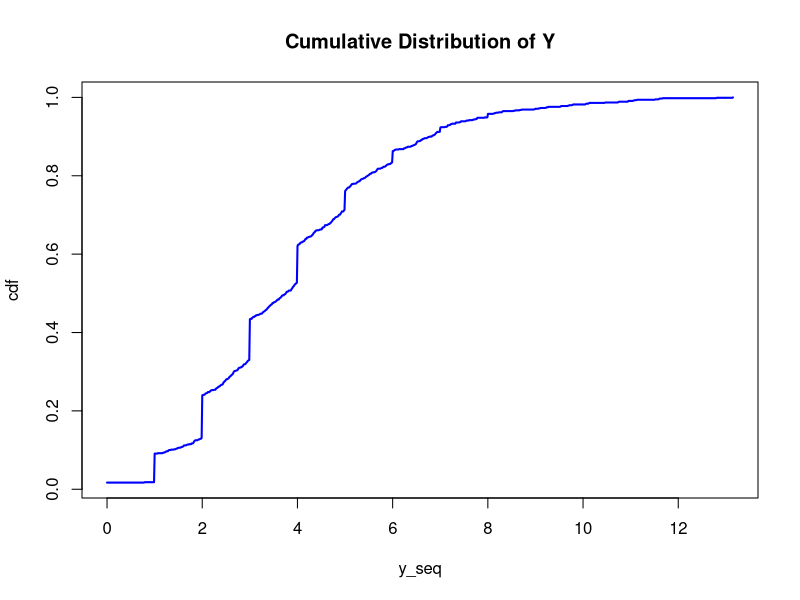
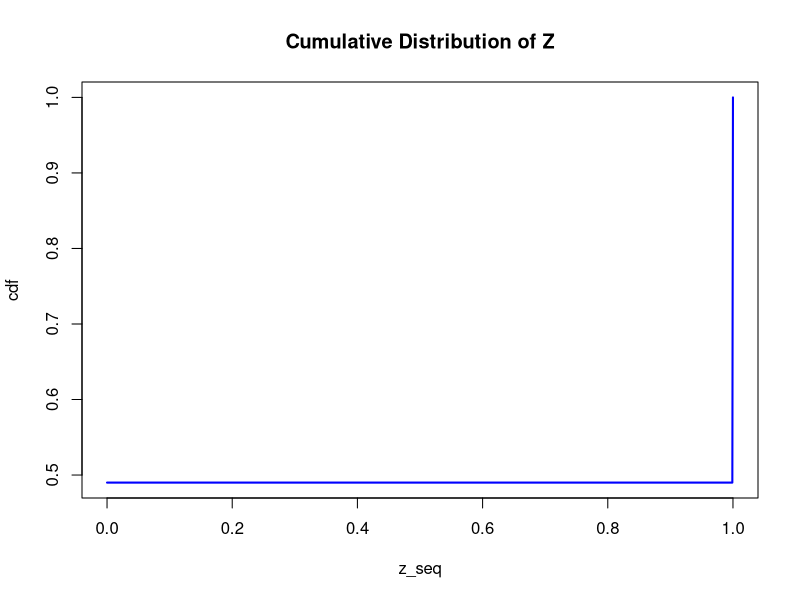
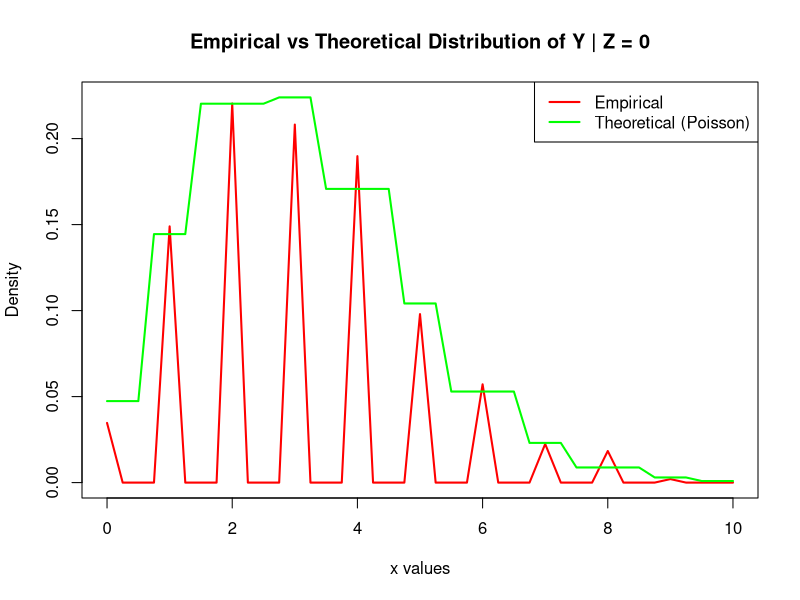
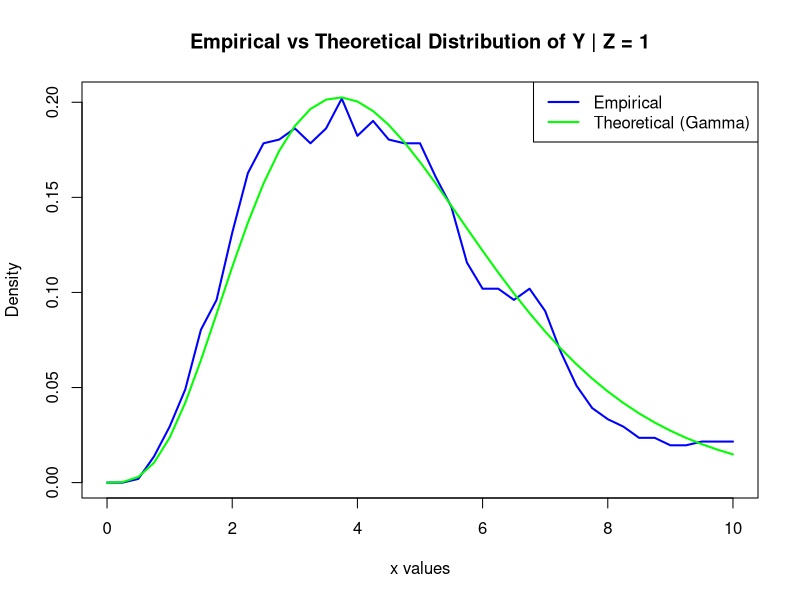

Write the R code that produced these figures, in order.
# =============================================================================
# Homework 1 - Computational Statistics
# Exercise 1: Poisson/Gamma mixture, Monte Carlo estimation
#
#   Z ~ Bern(p)
#   Y|Z = 0 ~ Poisson(lambda)
#   Y|Z = 1 ~ Gamma(a, b)
# =============================================================================

set.seed(343240)

# ---- Parameters -------------------------------------------------------------

a <- runif(1, 2.5, 5.5)   # 4.706901
lambda <- runif(1, 2, 4)  # 3.049805
b <- 1
p <- 0.5
n <- 1000

cat("a =", a, "\n")
cat("lambda =", lambda, "\n")


# =============================================================================
# (a) Samples from the marginal of Y and Monte Carlo estimate of the CDF
# =============================================================================

z <- rbinom(n, 1, p)

y_sample <- rep(NA, n)     # samples from the marginal of Y
y_sample_z0 <- rep(NA, n)  # samples from Y|Z = 0 (-1 where Z = 1)
y_sample_z1 <- rep(NA, n)  # samples from Y|Z = 1 (-1 where Z = 0)

for (i in 1:n)
{
  if (z[i] == 0)
  {
    y_sample[i] <- rpois(1, lambda)
    y_sample_z0[i] <- y_sample[i]
    y_sample_z1[i] <- -1
  }
  else
  {
    y_sample[i] <- rgamma(1, shape = a, rate = b)
    y_sample_z1[i] <- y_sample[i]
    y_sample_z0[i] <- -1
  }
}

# Actual draws of the two components (the value -1 is only a placeholder)
y_z0 <- y_sample_z0[y_sample_z0 != -1]
y_z1 <- y_sample_z1[y_sample_z1 != -1]
n1 <- length(y_z0)  # number of draws from Y|Z = 0
n2 <- length(y_z1)  # number of draws from Y|Z = 1

# Monte Carlo estimate of the CDF: F(t) = E[I{Y <= t}] ~ mean of the indicators
y_seq <- seq(min(y_sample), max(y_sample), length.out = n)
cdf <- rep(NA, n)

for (i in 1:n)
{
  cdf[i] <- sum(y_sample <= y_seq[i]) / n
}

plot(y_seq, cdf, type = "l", col = "blue", lwd = 2,
     main = "Cumulative Distribution of Y",
     xlab = "y_seq", ylab = "cdf")


# =============================================================================
# (b) Monte Carlo estimate of P(Y in [3.5, 4.5]) and P(Y in [3.5, 4.5] | Z = 0),
#     together with the variance of the estimators
# =============================================================================

ind_y <- (y_sample >= 3.5 & y_sample <= 4.5)
ind_y_z0 <- (y_z0 >= 3.5 & y_z0 <= 4.5)

p_y <- sum(ind_y) / n
p_y_z0 <- sum(ind_y_z0) / n1

cat("P(Y in [3.5,4.5]) =", p_y, "\n")
cat("P(Y in [3.5,4.5] | Z = 0) =", p_y_z0, "\n")

# Variance of the Monte Carlo estimator: v_n = (1/n^2) * sum of squared deviations
v_n_y <- sum((ind_y - p_y)^2) / n^2
v_n_yz0 <- sum(((y_sample_z0 >= 3.5 & y_sample_z0 <= 4.5) - p_y_z0)^2) / n1^2

cat("variance of the estimator on Y =", v_n_y, "\n")
cat("variance of the estimator on Y|Z=0 =", v_n_yz0, "\n")


# =============================================================================
# (c) Monte Carlo estimate of P(Z = 0 | Y in [1.5, 3.5]) and
#     P(Z = 1 | Y in [1.5, 3.5]) through Bayes' theorem
# =============================================================================

p_A <- sum(y_sample >= 1.5 & y_sample <= 3.5) / n       # P(Y in A)
p_A_z0 <- sum(y_z0 >= 1.5 & y_z0 <= 3.5) / n1           # P(Y in A | Z = 0)
p_A_z1 <- sum(y_z1 >= 1.5 & y_z1 <= 3.5) / n2           # P(Y in A | Z = 1)

p_z0 <- n1 / n  # Monte Carlo estimate of P(Z = 0)
p_z1 <- n2 / n  # Monte Carlo estimate of P(Z = 1)

post_z0 <- p_A_z0 * p_z0 / p_A
post_z1 <- p_A_z1 * p_z1 / p_A

cat("P(Z = 0 | Y in [1.5,3.5]) =", post_z0, "\n")
cat("P(Z = 1 | Y in [1.5,3.5]) =", post_z1, "\n")


# =============================================================================
# (d) Empirical quantiles through the generalised inverse
#     F^-1(u) = inf{ x : u <= F(x) }
# =============================================================================

u_levels <- c(0.1, 0.2, 0.5, 0.75)

# --- Quantiles of Y: the CDF estimated in point (a) is used ---
quantiles_y <- rep(NA, length(u_levels))

for (k in 1:length(u_levels))
{
  idx <- which(u_levels[k] <= cdf)[1]
  quantiles_y[k] <- y_seq[idx]
}

cat("Empirical quantiles of Y:\n")
print(data.frame(level = u_levels, value = quantiles_y))

# --- Quantiles of Z: the CDF is built explicitly ---
z_seq <- seq(min(z), max(z), length.out = n)
cdf_z <- rep(NA, n)

for (i in 1:n)
{
  cdf_z[i] <- sum(z <= z_seq[i]) / n
}

plot(z_seq, cdf_z, type = "l", col = "blue", lwd = 2,
     main = "Cumulative Distribution of Z",
     xlab = "z_seq", ylab = "cdf")

quantiles_z <- rep(NA, length(u_levels))

for (k in 1:length(u_levels))
{
  idx <- which(u_levels[k] <= cdf_z)[1]
  quantiles_z[k] <- z_seq[idx]
}

cat("Empirical quantiles of Z:\n")
print(data.frame(level = u_levels, value = quantiles_z))


# =============================================================================
# (e) Monte Carlo estimate of the discrete part (Z = 0) and of the
#     continuous part (Z = 1) of Y
# =============================================================================

x <- seq(0, 10, by = 0.25)  # 41 points on which the two parts are estimated
tol <- 0.5                  # tolerance required by the continuous part

est_y_z0 <- rep(NA, length(x))
est_y_z1 <- rep(NA, length(x))

for (i in 1:length(x))
{
  # discrete part: relative frequency of the exact value
  est_y_z0[i] <- sum(y_z0 == x[i]) / n1

  # continuous part: relative frequency within (x - tol, x + tol)
  est_y_z1[i] <- sum(y_z1 > x[i] - tol & y_z1 < x[i] + tol) / n2
}

# --- Discrete part against the theoretical Poisson ---
plot(x, est_y_z0, type = "l", col = "red", lwd = 2,
     ylim = c(0, max(est_y_z0, dpois(round(x), lambda))),
     main = "Empirical vs Theoretical Distribution of Y | Z = 0",
     xlab = "x values", ylab = "Density")
lines(x, dpois(round(x), lambda), col = "green", lwd = 2)
legend("topright", legend = c("Empirical", "Theoretical (Poisson)"),
       col = c("red", "green"), lwd = 2)

# --- Continuous part against the theoretical Gamma ---
plot(x, est_y_z1, type = "l", col = "blue", lwd = 2,
     ylim = c(0, max(est_y_z1, dgamma(x, shape = a, rate = b))),
     main = "Empirical vs Theoretical Distribution of Y | Z = 1",
     xlab = "x values", ylab = "Density")
lines(x, dgamma(x, shape = a, rate = b), col = "green", lwd = 2)
legend("topright", legend = c("Empirical", "Theoretical (Gamma)"),
       col = c("blue", "green"), lwd = 2)
